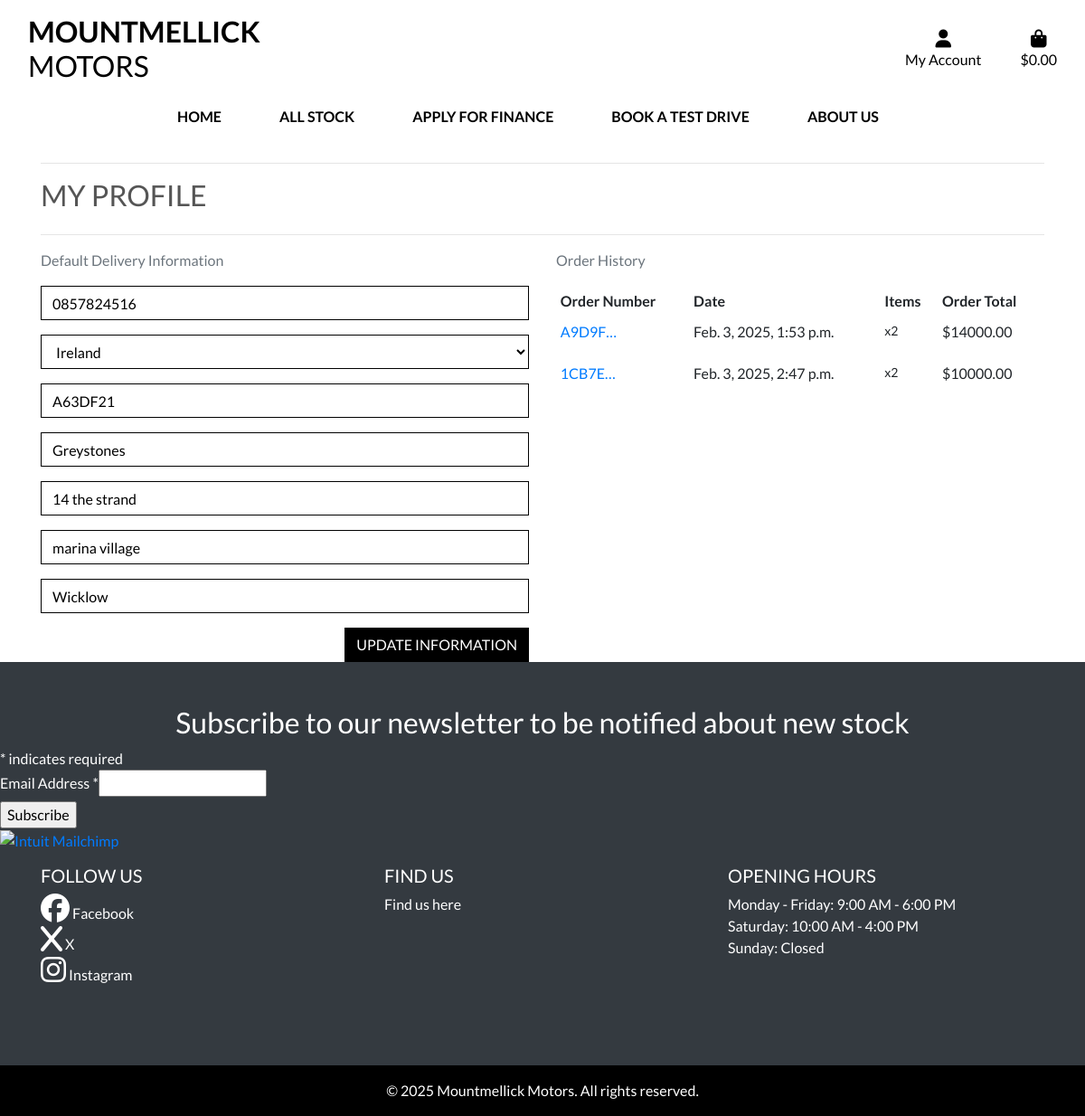
/profile/ (signed in), run on the app's committed database.
### profiles/models.py (models this page shows, shortened)
class UserProfile(models.Model):
    user = models.OneToOneField(User, on_delete=models.CASCADE)
    default_phone_number = models.CharField(max_length=20, null=True, blank=True)
    default_country = CountryField(blank_label='Country *', null=True, blank=True)
    default_postcode = models.CharField(max_length=20, null=True, blank=True)
    default_town_or_city = models.CharField(max_length=40, null=True, blank=True)
    default_street_address1 = models.CharField(max_length=80, null=True, blank=True)
    default_street_address2 = models.CharField(max_length=80, null=True, blank=True)
    default_county = models.CharField(max_length=80, null=True, blank=True)

### checkout/models.py (models this page shows, shortened)
class Order(models.Model):
    order_number = models.CharField(max_length=32, null=False, editable=False)
    user_profile = models.ForeignKey(UserProfile, on_delete=models.SET_NULL,
                                     null=True, blank=True, related_name='orders')
    full_name = models.CharField(max_length=50, null=False, blank=False)
    email = models.EmailField(max_length=254, null=False, blank=False)
    phone_number = models.CharField(max_length=20, null=False, blank=False)
    country = CountryField(blank_label='Country *', null=False, blank=False)
    postcode = models.CharField(max_length=20, null=True, blank=True)
    town_or_city = models.CharField(max_length=40, null=False, blank=False)
    street_address1 = models.CharField(max_length=80, null=False, blank=False)
    street_address2 = models.CharField(max_length=80, null=True, blank=True)
    county = models.CharField(max_length=80, null=True, blank=True)
    date = models.DateTimeField(auto_now_add=True)
    delivery_cost = models.DecimalField(max_digits=6, decimal_places=2, null=False, default=0)
    order_total = models.DecimalField(max_digits=12, decimal_places=2, null=False, default=0)
    grand_total = models.DecimalField(max_digits=12, decimal_places=2, null=False, default=0)
    original_bag = models.TextField(null=False, blank=False, default='')
    stripe_pid = models.CharField(max_length=254, null=False, blank=False, default='')

class OrderLineItem(models.Model):
    order = models.ForeignKey(Order, null=False, blank=False, on_delete=models.CASCADE, related_name='lineitems')
    product = models.ForeignKey(Stock, null=False, blank=False, on_delete=models.CASCADE)
    quantity = models.IntegerField(null=False, blank=False, default=0)
    lineitem_total = models.DecimalField(max_digits=12, decimal_places=2, null=False, blank=False, editable=False)

### profiles/views.py (the view)
# urls.py: path('profile/', include('profiles.urls')),
@login_required
def profile(request):
    profile = get_object_or_404(UserProfile, user=request.user)
    if request.method == 'POST':
        form = UserProfileForm(request.POST, instance=profile)
        if form.is_valid():
            form.save()
            messages.success(request, 'Profile updated successfully')
    form = UserProfileForm(instance=profile)
    orders = profile.orders.all()
    test_drives = TestDrive.objects.filter(user=request.user)  # Fetch user's test drives
    template = 'profiles/profile.html'
    context = {
        'form': form,
        'orders': orders,
        'test_drives': test_drives,  # Pass test drives to template
        'on_profile_page': True
    }
    return render(request, template, context)

### profiles/forms.py
class UserProfileForm(forms.ModelForm):
    class Meta:
        model = UserProfile
        exclude = ('user',)
    def __init__(self, *args, **kwargs):
        super().__init__(*args, **kwargs)
        placeholders = {
            'default_phone_number': 'Phone Number',
            'default_postcode': 'Postal Code',
            'default_town_or_city': 'Town or City',
            'default_street_address1': 'Street Address 1',
            'default_street_address2': 'Street Address 2',
            'default_county': 'County, State or Locality',
        }
        self.fields['default_phone_number'].widget.attrs['autofocus'] = True
        for field in self.fields:
            if field != 'default_country':
                if self.fields[field].required:
                    placeholder = f'{placeholders[field]} *'
                else:
                    placeholder = placeholders[field]
                self.fields[field].widget.attrs['placeholder'] = placeholder
            self.fields[field].widget.attrs['class'] = 'border-black rounded-0 profile-form-input'
            self.fields[field].label = False

### bag/contexts.py (called while the page is built, shortened)
def bag_contents(request):
    bag_items = []
    total = 0
    stock_count = 0
    bag = request.session.get('bag', {})
    if total < settings.FREE_DELIVERY_THRESHOLD:
        delivery = total * Decimal(settings.STANDARD_DELIVERY_PERCENTAGE / 100)
        free_delivery_delta = settings.FREE_DELIVERY_THRESHOLD - total
    else:
        delivery = 0
        free_delivery_delta = 0
    grand_total = delivery + total
    context = {
        'bag_items': bag_items,
        'total': total,
        'stock_count': stock_count,
        'delivery': delivery,
        'free_delivery_delta': free_delivery_delta,
        'free_delivery_threshold': settings.FREE_DELIVERY_THRESHOLD,
        'grand_total': grand_total,
    }
    return context

### profiles/templates/profiles/profile.html (shortened to what this page needs)
{% extends "base.html" %}
{% load static %}
{% block extra_css %}
    <link rel="stylesheet" href="{% static 'profiles/css/profile.css' %}">
{% endblock %}
{% block content %}
    <div class="overlay"></div>
    <div class="container">
        <div class="row">
            <div class="col">
                <hr>
                <h2 class="logo-font mb-4">My Profile</h2>
                <hr>
            </div>
        </div>
        <div class="row">
            <div class="col-12 col-lg-6">
                <p class="text-muted">Default Delivery Information</p>
                <form class="mt-3" action="{% url 'profile' %}" method="POST" id="profile-update-form">
                    {{ form|crispy }}
                    <button class="btn btn-black rounded-0 text-uppercase float-right">Update Information</button>
                </form>
            </div>
            <div class="col-12 col-lg-6">
                <p class="text-muted">Order History</p>
                <div class="order-history table-responsive">
                    <table class="table table-sm table-borderless">
                        <thead>
                            <tr>
                                <th>Order Number</th>
                                <th>Date</th>
                                <th>Items</th>
                                <th>Order Total</th>
                            </tr>
                        </thead>
                        <tbody>
                            {% for order in orders %}
                                <tr>
                                    <td>
                                        <a href="{% url 'order_history' order.order_number %}"
                                        title="{{ order.order_number }}">
                                            {{ order.order_number|truncatechars:6 }}
                                        </a>
                                    </td>
                                    <td>{{ order.date }}</td>
                                    <td>
                                        <ul class="list-unstyled">
                                            {% for item in order.lineitems.all %}
                                                <li class="small">
                                                    {{ item.product.name }} x{{ item.quantity }}
                                                </li>
                                            {% endfor %}
                                        </ul>
                                    </td>
                                    <td>${{ order.grand_total }}</td>
                                </tr>
                            {% endfor %}
                        </tbody>
                    </table>
                </div>
            </div>
        </div>
    </div>
{% endblock %}

### static/css/base.css (style rules this page uses)
html { height: 100%; }
body { background: #f0f0f0; color: #555; font-family: 'Lato'; padding-top: 164px; }
.logo-font { text-transform: uppercase; }
.btn-black { background: black; color: white; }
.border-black { border: 1px solid black !important; }
.overlay { height: 100%; width: 100%; top: 0; left: 0; position: fixed; background: white; z-index: -1; }

### profiles/static/profiles/css/profile.css (style rules this page uses)
.order-history { max-height: 416px; overflow-y: auto; }
#profile-update-form .form-control { color: #000; }
#profile-update-form input::placeholder { color: #aab7c4; }
#id_default_country, #id_default_country option:not(:first-child) { color: #000; }

### data on the page
UserProfile: default_phone_number "0857824516", default_country "Ireland", default_postcode "A63DF21", default_town_or_city "Greystones", default_street_address1 "14 the strand", default_street_address2 "marina village", default_county "Wicklow"
Order: order_number "A9D9F…", date "Feb. 3, 2025, 1:53 p.m.", grand_total "14000.00"
OrderLineItem: quantity "2"
Order: order_number "1CB7E…", date "Feb. 3, 2025, 2:47 p.m.", grand_total "10000.00"
OrderLineItem: quantity "2"
